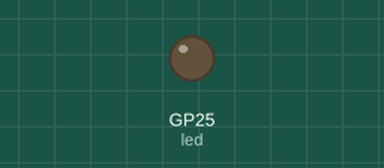
A program run on a simulated Raspberry Pi Pico running MicroPython. Parts: output pins drawn as LEDs (lit = HIGH).

Above: at 0.7 s.
At 5.7 s:
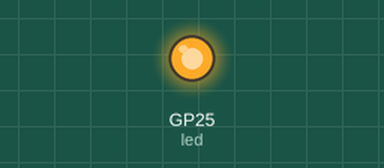
Timing chart, 0 to 13.7 s (numbered marks = the images above):
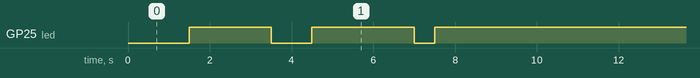

The program:

tblink.py
```python
from machine import Pin, Timer
led = Pin(25, Pin.OUT)
timer = Timer()
timer_on = Timer()
timer_off = Timer()

blinkfreq = 2
flashlength = 100 # ms

def blink(timer):
    led.toggle()

def ledon(timer):
    led.high()

def ledoff(timer):
    led.low()

# timer.init(freq=blinkfreq, mode=Timer.PERIODIC, callback=blink)
timer_on.init(freq=blinkfreq/3, mode=Timer.PERIODIC, callback=ledon)
timer_off.init(freq=blinkfreq/7, mode=Timer.PERIODIC, callback=ledoff)
```

Measured:
- by itself, GP25 (led): repeats every 10.5 s: LOW 1.0 s, HIGH 2.5 s, LOW 0.50 s, HIGH 6.5 s
